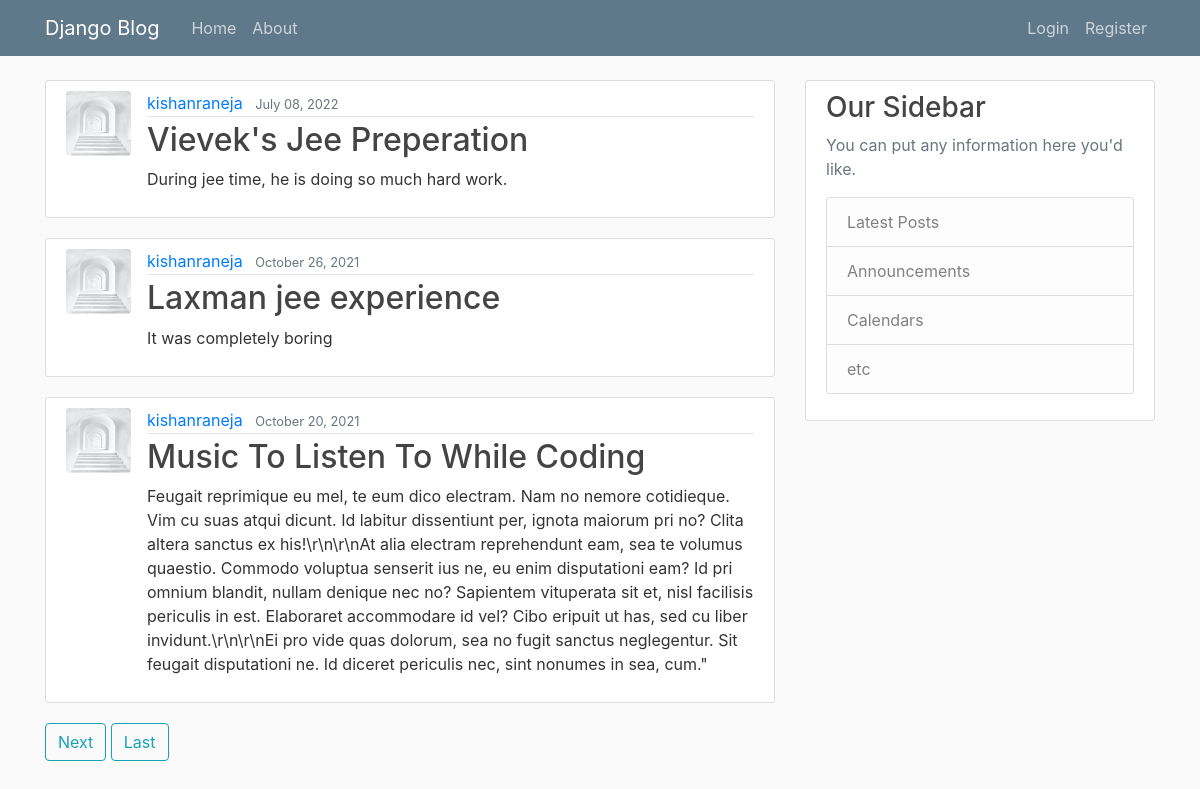
The page / on the database its author committed.
### blog/models.py (models this page shows, shortened)
class post(models.Model):
    title=models.CharField(max_length=100)
    content=models.TextField()
    date_posted=models.DateTimeField(default=timezone.now)
    author=models.ForeignKey(User,on_delete=models.CASCADE)

### users/models.py (models this page shows, shortened)
class profile(models.Model):
    user=models.OneToOneField(User, on_delete=CASCADE)
    image=models.ImageField(default='default.jpg', upload_to='profile_pics')

### blog/views.py (the view)
# urls.py: path('', PostListView.as_view(), name='blog-home'),
class PostListView(ListView):
    model = post
    template_name='blog/Home.html' # <app>/<model>_<viewtype>.html
    context_object_name='posts'
    ordering=['-date_posted']
    paginate_by=3

### blog/templates/blog/Home.html (shortened to what this page needs)
{% extends "blog/base.html" %}
{% block content %}
{% for post in posts %}
<article class="media content-section">
  <img class="rounded circle article-img" src="{{ post.author.profile.image.url }}">
    <div class="media-body">
      <div class="article-metadata">
        <a class="mr-2" href="{% url 'user-posts' post.author.username %}">{{ post.author }}</a>
        <small class="text-muted">{{ post.date_posted|date:"F d, Y" }}</small>
      </div>
      <h2><a class="article-title" href="{% url 'post-details' post.id %}">{{ post.title }}</a></h2>
      <p class="article-content">{{ post.content }}</p>
    </div>
  </article>
{% endfor %}
  {% if is_paginated %}
    {% if page_obj.has_next %}
      <a class="btn btn-outline-info mb-4" href="?page={{ page_obj.next_page_number }}">Next</a>
      <a class="btn btn-outline-info mb-4" href="?page={{ page_objpaginator.num_pages }}">Last</a>
    {% endif %}
  {% endif %}
{% endblock content %}

### blog/templates/blog/base.html (shortened to what this page needs)
{% load static %}
<!DOCTYPE html>
<html lang="en">
<head>
  <link rel="stylesheet" href="https://stackpath.bootstrapcdn.com/bootstrap/4.3.1/css/bootstrap.min.css"
>
  <link rel="stylesheet" type="text/css" href="{% static 'blog/main.css' %}">
</head>
<body>
  <header class="site-header">
    <nav class="navbar navbar-expand-md navbar-dark bg-steel fixed-top">
      <div class="container">
        <a class="navbar-brand mr-4" href="{% url 'blog-home' %}">Django Blog</a>
        <div class="collapse navbar-collapse" id="navbarToggle">
          <div class="navbar-nav mr-auto">
            <a class="nav-item nav-link" href="{% url 'blog-home' %}">Home</a>
            <a class="nav-item nav-link" href="{% url 'blog-about' %}">About</a>
          </div>
          <div class="navbar-nav">
            {% if user.is_authenticated %}
            <a class="nav-item nav-link" href="{% url 'post-create' %}">New Post</a>
            <a class="nav-item nav-link" href="{% url 'profile' %}">Profile</a>
            <a class="nav-item nav-link" href="{% url 'logout' %}">Logout</a>
            {% else %}
            <a class="nav-item nav-link" href="{% url 'login' %}">Login</a>
            <a class="nav-item nav-link" href="{% url 'register' %}">Register</a>
            {% endif %}
          </div>
        </div>
      </div>
    </nav>
  </header>
  <main role="main" class="container">
    <div class="row">
      <div class="col-md-8">
        {% block content %}{% endblock %}
      </div>
      <div class="col-md-4">
        <div class="content-section">
          <h3>Our Sidebar</h3>
          <p class='text-muted'>You can put any information here you'd like.
          <ul class="list-group">
            <li class="list-group-item list-group-item-light">Latest Posts</li>
            <li class="list-group-item list-group-item-light">Announcements</li>
            <li class="list-group-item list-group-item-light">Calendars</li>
            <li class="list-group-item list-group-item-light">etc</li>
          </ul>
          </p>
        </div>
      </div>
    </div>
  </main>
</body>
</html>

### blog/static/blog/main.css (style rules this page uses)
body { background: #fafafa; color: #333333; margin-top: 5rem; }
h1, h2, h3, h4, h5, h6 { color: #444444; }
ul { margin: 0; }
.bg-steel { background-color: #5f788a; }
.site-header .navbar-nav .nav-link { color: #cbd5db; }
.content-section { background: #ffffff; padding: 10px 20px; border: 1px solid #dddddd; border-radius: 3px; margin-bottom: 20px; }
.article-title { color: #444444; }
.article-content { white-space: pre-line; }
.article-img { height: 65px; width: 65px; margin-right: 16px; }
.article-metadata { padding-bottom: 1px; margin-bottom: 4px; border-bottom: 1px solid #e3e3e3 }

### rows shown on the page
post: author.profile.image (picture), author "kishanraneja", date_posted "July 08, 2022", title "Vievek's Jee Preperation", content "During jee time, he is doing so much hard work."
post: author.profile.image (picture), author "kishanraneja", date_posted "October 26, 2021", title "Laxman jee experience", content "It was completely boring"
post: author.profile.image (picture), author "kishanraneja", date_posted "October 20, 2021", title "Music To Listen To While Coding", content "Feugait reprimique eu mel, te eum dico electram. Nam no nemore cotidieque. Vim cu suas atqui dicunt. Id labitur dissentiunt per, ignota maiorum pri no? Clita altera sanctus ex his!\\r\\n\\r\\nAt alia electram reprehendunt eam, sea te volumus quaestio. Commodo voluptua senserit ius ne, eu enim disputationi eam? Id pri omnium blandit, nullam denique nec no? Sapientem vituperata sit et, nisl facilisis periculis in est. Elaboraret accommodare id vel? Cibo eripuit ut has, sed cu liber invidunt.\\r\\n\\r\\nEi pro vide quas dolorum, sea no fugit sanctus neglegentur. Sit feugait disputationi ne. Id diceret periculis nec, sint nonumes in sea, cum.\""
